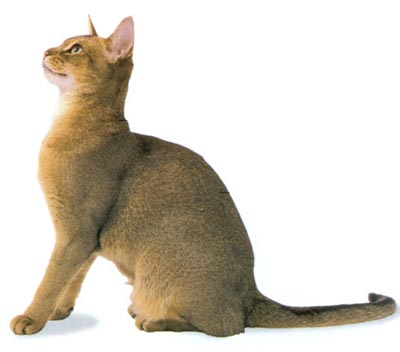
#> input picture Assignment1/Oxford-IIIT Pet Subset/image/Abyssinian_19.jpg, 400 x 352 px
$ jupyter execute --allow-errors main.ipynb   (older library calls are emulated)
#> lines starting #> are read from the running program, lines starting #| are printed output that depends on the picture
[cell 1]
import cv2
import numpy as np
import matplotlib.pyplot as plt
import os
from tqdm import tqdm
from sklearn.cluster import MeanShift

Class to handle each image attribute, I used a class for this as each animal had it's own image, grayscale, threshold and path attributes, so handling this as an object felt easier.

[cell 2]
imagesPath = "./Oxford-IIIT Pet Subset/image/"
annotationsPath = "./Oxford-IIIT Pet Subset/annotation/"


# Automate loading color and b/w images and annotations
class imageData:
    def __init__(self, Filename):
#> called with Filename = 'Abyssinian_19.jpg'
        self.name = Filename.split(".")[0]
        self.imagePath = os.path.join(imagesPath, Filename)

        # Why are the images .jpg while the annotations are .pngs, I found this out the hard way.
        self.annotationPath = os.path.join(annotationsPath, Filename.replace(".jpg", ".png"))

        # Setup the image attributes by opening the image and annotations then converting them to RGB and greyscale as needed.
        self.image = cv2.imread(self.imagePath)
#> self.image is the input picture: shape (352, 400, 3); mean B, G, R 197.2, 208.3, 215
        self.image = cv2.cvtColor(self.image, cv2.COLOR_BGR2RGB)
        self.annotation = cv2.imread(self.annotationPath)
        self.annotation = cv2.cvtColor(self.annotation, cv2.COLOR_BGR2RGB)
        self.image_grayscale = cv2.cvtColor(self.image, cv2.COLOR_BGR2GRAY)
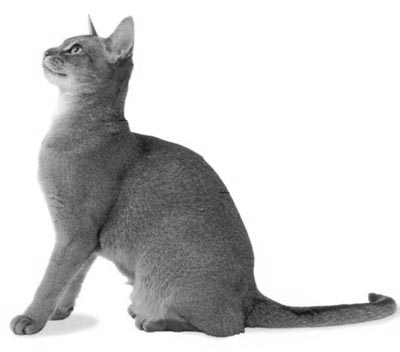
#> self.image_grayscale: shape (352, 400); min 15, max 255, mean 205.7
        self.image_single_channel = cv2.imread(self.imagePath, 0)
#> self.image_single_channel: shape (352, 400); min 17, max 255, mean 209.1
        self.annotation_single_channel = cv2.imread(self.annotationPath, 0)
        self.annotation_greyscale = cv2.cvtColor(self.annotation, cv2.COLOR_BGR2GRAY)

        # Create a threshold for the animal, we will set this later when doing thresholding, as each image has a unique threshold value.
        self.Threshold = 0
        self.threshold_segmentation = np.empty(self.image_grayscale.shape, dtype=np.uint8)

        # Setup the attributes for watershed, make them empty for now.
        self.sure_bg = np.empty(self.image_grayscale.shape, dtype=np.uint8)
        self.sure_fg = np.empty(self.image_grayscale.shape, dtype=np.uint8)
        self.unknown = np.empty(self.image_grayscale.shape, dtype=np.uint8)
        self.markers = np.empty(self.image_grayscale.shape, dtype=np.int32)
        self.watershed = np.empty(self.image_grayscale.shape, dtype=np.uint8)

        self.kmeans_mask_RGB = np.empty(self.image_grayscale.shape, dtype=np.uint8)
        self.kmeans_mask_HSV = np.empty(self.image_grayscale.shape, dtype=np.uint8)
        self.kmeans_mask_spatial = np.empty(self.image_grayscale.shape, dtype=np.uint8)
        self.kmeans_mask_spatial_RGB = np.empty(self.image_grayscale.shape, dtype=np.uint8)


# Create objects for each animal
abyssinian = imageData("Abyssinian_19.jpg")
#> (the rest of this cell did not finish here and is left out)

beagle = imageData("beagle_1.jpg")
Bombay = imageData("Bombay_5.jpg")
Egyptian_Mau = imageData("Egyptian_Mau_1.jpg")

# Make an list to store all the animal objects
animals = [abyssinian, american_pit_bull_terrier, beagle, Bombay, Egyptian_Mau]


$ run again, with Assignment1/Oxford-IIIT Pet Subset/image/Abyssinian_8.jpg copied over Assignment1/Oxford-IIIT Pet Subset/image/Abyssinian_19.jpg
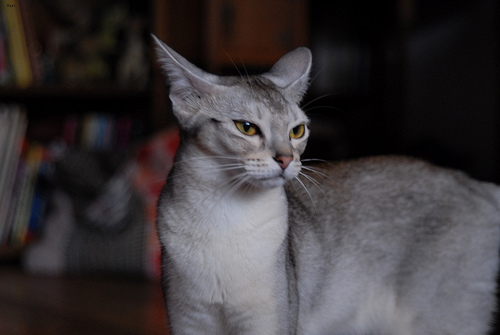
#> input picture Assignment1/Oxford-IIIT Pet Subset/image/Abyssinian_8.jpg, 500 x 335 px
#> in __init__, self.image is the input picture: shape (335, 500, 3); mean B, G, R 59.6, 57.3, 62
#> in __init__, `self.image_grayscale = cv2.cvtColor(self.image, cv2.COLOR_BGR2GRAY)`:
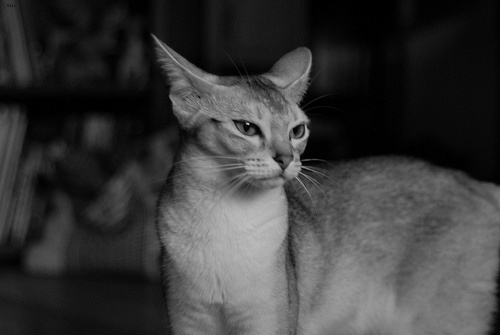
#> self.image_grayscale: shape (335, 500); min 0, max 191, mean 58.7
